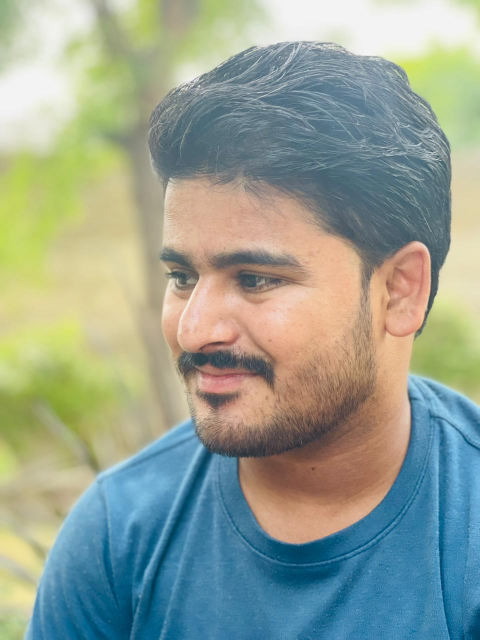
#> input picture Image Formats/irfan.jpeg, 960 x 1280 px, found by its file name (shown at 1/2 size); the run also reads 2 pictures not shown here
$ jupyter execute --allow-errors Image_Formats_in_Computer_Vision_JPEG,_PNG,_BMP.ipynb
#> lines starting #> are read from the running program, lines starting #| are printed output that depends on the picture
Image Formats in Computer Vision: JPEG, PNG, BMP

[cell 1]
import cv2

# Read image (JPEG, PNG, or BMP)
img_jpg = cv2.imread("/content/irfan.jpeg")   # JPEG
#> img_jpg is the input picture: shape (1280, 960, 3); mean B, G, R 146, 160.6, 149.1
img_png = cv2.imread("/content/irfan.bmp")   # PNG
img_bmp = cv2.imread("/content/irfan.png")   # BMP

print("JPEG Shape:", img_jpg.shape)
#| JPEG Shape: (1280, 960, 3)
print("PNG Shape:", img_png.shape)
#| PNG Shape: (1280, 960, 3)
print("BMP Shape:", img_bmp.shape)
#| BMP Shape: (1280, 960, 3)

# New Section

[cell 2]
img_rgb = cv2.cvtColor(img_jpg, cv2.COLOR_BGR2RGB)

[cell 3]
# Save as JPEG (adjust quality: 0-100)
cv2.imwrite("output.jpg", img_jpg, [cv2.IMWRITE_JPEG_QUALITY, 90])

# Save as PNG (adjust compression: 0-9)
cv2.imwrite("output.png", img_png, [cv2.IMWRITE_PNG_COMPRESSION, 5])

# Save as BMP (no compression)
cv2.imwrite("output.bmp", img_bmp)
#> Out = True

[cell 4]
from PIL import Image

img = Image.open("/content/irfan.png")

if img.mode == 'RGB':
    img = img.convert('RGBA')  # Add alpha channel if missing
#> img: PIL image 960x1280 RGBA

# Create transparent region
data = img.getdata()
new_data = []
for y in range(img.height):
    for x in range(img.width):
        if 100 <= x < 200 and 100 <= y < 200:
            new_data.append((0, 0, 0, 0))  # Transparent
        else:
            pixel = img.getpixel((x, y))
            new_data.append(pixel)
#> after the loop, new_data = 1228800 items

img.putdata(new_data)
img.save("output_alpha_pillow.png")

[cell 5]
import matplotlib.pyplot as plt

#> (the rest of this cell did not finish here and is left out)

[cell 6]
from PIL import Image

# Open image (JPEG, PNG, BMP)
img_pil_jpg = Image.open("/content/irfan.jpeg")
img_pil_png = Image.open("/content/irfan.png")
img_pil_bmp = Image.open("/content/irfan.bmp")

# Save in different formats
img_pil_jpg.save("output_pillow.jpg", quality=95)  # JPEG (quality: 1-100)
img_pil_png.save("output_pillow.png", compress_level=6)  # PNG (0-9)
img_pil_bmp.save("output_pillow.bmp")  # BMP

[cell 7]
# Check if PNG has transparency
print("Has alpha?", img_pil_png.mode == 'RGBA')
#| Has alpha? False

# Add transparency (convert to RGBA)
if img_pil_png.mode != 'RGBA':
    img_pil_png = img_pil_png.convert('RGBA')

# Modify alpha channel (make a region transparent)
data = img_pil_png.getdata()
new_data = []
for pixel in data:
    if pixel[0] > 200 and pixel[1] > 200 and pixel[2] > 200:  # White pixels
        new_data.append((255, 255, 255, 0))  # Set alpha=0 (transparent)
    else:
        new_data.append(pixel)
#> this loop made 1228800 passes
#> pixel on passes 1 to 3: (141, 172, 128, 255), (141, 172, 128, 255), (141, 172, 128, 255)

img_pil_png.putdata(new_data)
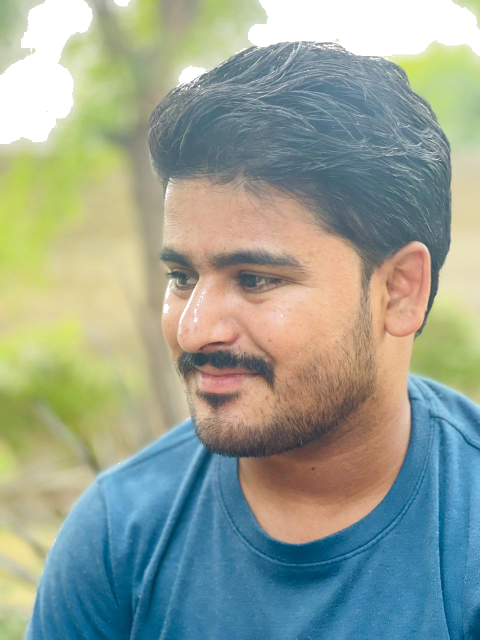
#> img_pil_png: PIL image 960x1280 RGBA (shown at 1/2 size); mean R, G, B, A 150.3, 161.8, 147.7, 239; transparent parts drawn white
img_pil_png.save("output_transparent.png")
